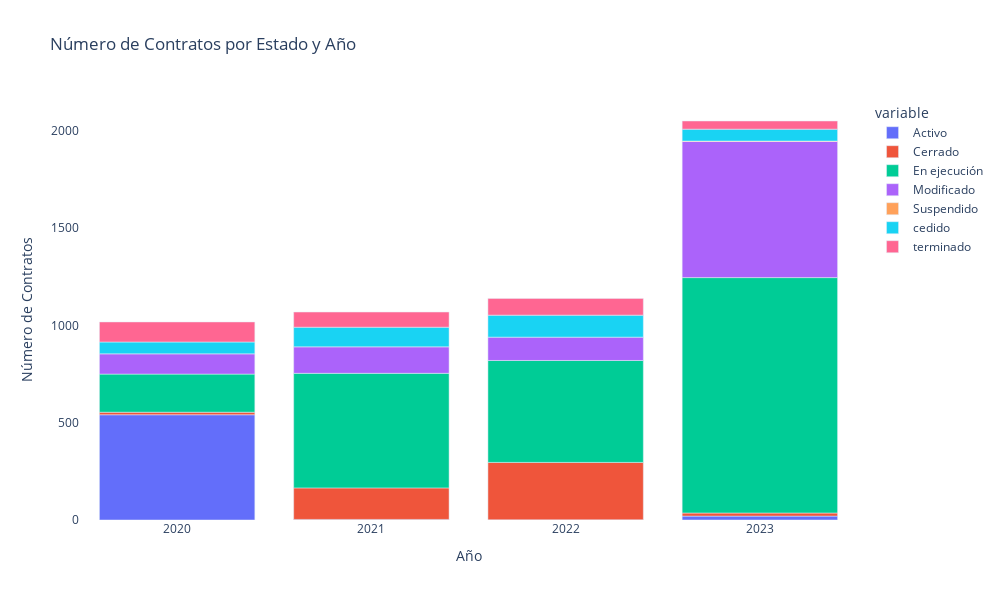

The cell this chart's notebook holds for it:
### Code cell
# Realizar agrupaciones
DF_estado_por_año = DF_contratos_v1.groupby(['fecha_de_firma_ano', 'estado_contrato']).size().unstack().reset_index()

# Crear gráfico
fig = px.bar(
    DF_estado_por_año, 
    x='fecha_de_firma_ano', 
    y=DF_estado_por_año.columns[1:],
    title='Número de Contratos por Estado y Año',
    labels={'fecha_de_firma_ano': 'Año', 'DF_estado_por_año.columns': 'Número de Contratos'}
)

# Diseño
fig.update_layout(
    xaxis_title='Año',
    yaxis_title='Número de Contratos',
    title='Número de Contratos por Estado y Año',
    plot_bgcolor='rgba(0, 0, 0, 0)',
    xaxis_tickangle = 0,
    showlegend = True,
    height = 600,
    width = 1000
)

# Mostrar el gráfico
fig.show()

# Guardar la gráfica como imagen
fig.write_image("graficas/grafica3.png")

### Figure 1 — Plotly figure (JSON) as saved in the notebook; plotly's stock layout.template omitted (floating-point values rounded to 4 significant figures)
{"data": [{"alignmentgroup": "True", "hovertemplate": "variable=Activo<br>Año=%{x}<br>value=%{y}<extra></extra>", "legendgroup": "Activo", "marker": {"color": "#636efa", "pattern": {"shape": ""}}, "name": "Activo", "offsetgroup": "Activo", "orientation": "v", "showlegend": true, "textposition": "auto", "type": "bar", "x": ["2020", "2021", "2022", "2023"], "xaxis": "x", "y": [541, 3, 1, 20], "yaxis": "y"}, {"alignmentgroup": "True", "hovertemplate": "variable=Cerrado<br>Año=%{x}<br>value=%{y}<extra></extra>", "legendgroup": "Cerrado", "marker": {"color": "#EF553B", "pattern": {"shape": ""}}, "name": "Cerrado", "offsetgroup": "Cerrado", "orientation": "v", "showlegend": true, "textposition": "auto", "type": "bar", "x": ["2020", "2021", "2022", "2023"], "xaxis": "x", "y": [13, 162, 295, 16], "yaxis": "y"}, {"alignmentgroup": "True", "hovertemplate": "variable=En ejecución<br>Año=%{x}<br>value=%{y}<extra></extra>", "legendgroup": "En ejecución", "marker": {"color": "#00cc96", "pattern": {"shape": ""}}, "name": "En ejecución", "offsetgroup": "En ejecución", "orientation": "v", "showlegend": true, "textposition": "auto", "type": "bar", "x": ["2020", "2021", "2022", "2023"], "xaxis": "x", "y": [196, 589, 524, 1210], "yaxis": "y"}, {"alignmentgroup": "True", "hovertemplate": "variable=Modificado<br>Año=%{x}<br>value=%{y}<extra></extra>", "legendgroup": "Modificado", "marker": {"color": "#ab63fa", "pattern": {"shape": ""}}, "name": "Modificado", "offsetgroup": "Modificado", "orientation": "v", "showlegend": true, "textposition": "auto", "type": "bar", "x": ["2020", "2021", "2022", "2023"], "xaxis": "x", "y": [104, 136, 120, 700], "yaxis": "y"}, {"alignmentgroup": "True", "hovertemplate": "variable=Suspendido<br>Año=%{x}<br>value=%{y}<extra></extra>", "legendgroup": "Suspendido", "marker": {"color": "#FFA15A", "pattern": {"shape": ""}}, "name": "Suspendido", "offsetgroup": "Suspendido", "orientation": "v", "showlegend": true, "textposition": "auto", "type": "bar", "x": ["2020", "2021", "2022", "2023"], "xaxis": "x", "y": [null, null, null, 2], "yaxis": "y"}, {"alignmentgroup": "True", "hovertemplate": "variable=cedido<br>Año=%{x}<br>value=%{y}<extra></extra>", "legendgroup": "cedido", "marker": {"color": "#19d3f3", "pattern": {"shape": ""}}, "name": "cedido", "offsetgroup": "cedido", "orientation": "v", "showlegend": true, "textposition": "auto", "type": "bar", "x": ["2020", "2021", "2022", "2023"], "xaxis": "x", "y": [61, 101, 113, 61], "yaxis": "y"}, {"alignmentgroup": "True", "hovertemplate": "variable=terminado<br>Año=%{x}<br>value=%{y}<extra></extra>", "legendgroup": "terminado", "marker": {"color": "#FF6692", "pattern": {"shape": ""}}, "name": "terminado", "offsetgroup": "terminado", "orientation": "v", "showlegend": true, "textposition": "auto", "type": "bar", "x": ["2020", "2021", "2022", "2023"], "xaxis": "x", "y": [103, 78, 86, 42], "yaxis": "y"}], "layout": {"barmode": "relative", "height": 600, "legend": {"title": {"text": "variable"}, "tracegroupgap": 0}, "plot_bgcolor": "rgba(0, 0, 0, 0)", "showlegend": true, "title": {"text": "Número de Contratos por Estado y Año"}, "width": 1000, "xaxis": {"anchor": "y", "domain": [0, 1], "tickangle": 0, "title": {"text": "Año"}}, "yaxis": {"anchor": "x", "domain": [0, 1], "title": {"text": "Número de Contratos"}}}}
